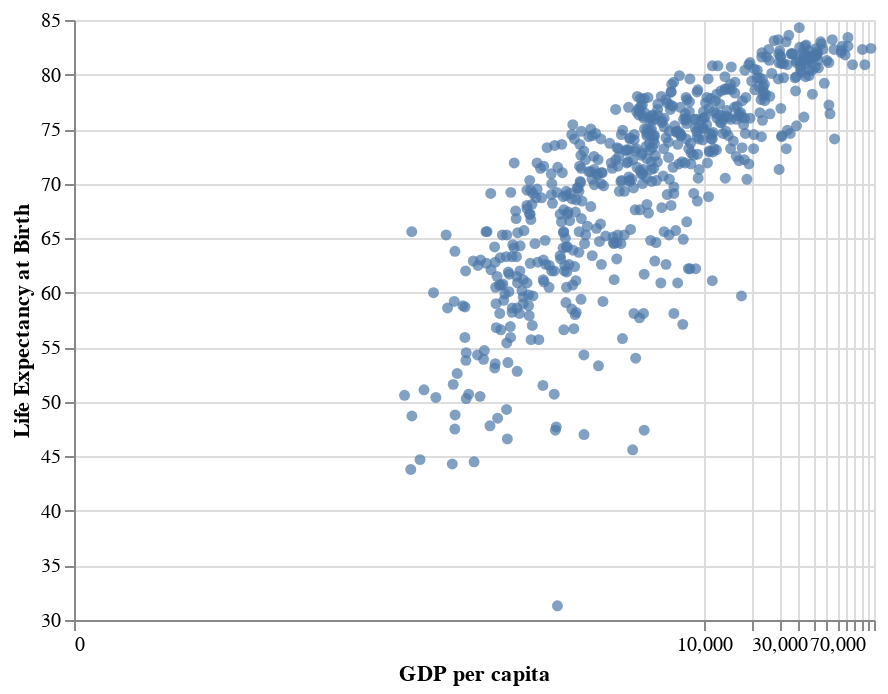

This figure's notebook cell:
### Markdown cell above
<!-- BEGIN QUESTION -->

### Question 1b. Changing axis scale

Try a different scale by modifying the `type = ...` argument of `alt.Scale` in the cell below. Look at the [altair documentation](https://altair-viz.github.io/user_guide/generated/core/altair.Scale.html) for a list of the possible types.

### Code cell
# try another axis scale
alt.Chart(data).mark_circle().encode(
    x = alt.X('GDP per capita', scale = alt.Scale(type = 'symlog')), # your turn here
    y = alt.Y('Life Expectancy', title = 'Life Expectancy at Birth', scale = alt.Scale(zero = False))
)

### Figure 1 — Vega-Lite specification as saved in the notebook (floating-point values rounded to 4 significant figures; data arrays with more than 128 entries replaced by an {"elided": "..."} marker saying what was removed)
{"config": {"view": {"continuousWidth": 400, "continuousHeight": 300}}, "data": {"name": "data-29977ff87bd5cb58512af82a56f9552e"}, "mark": "circle", "encoding": {"x": {"field": "GDP per capita", "scale": {"type": "symlog"}, "type": "quantitative"}, "y": {"field": "Life Expectancy", "scale": {"zero": false}, "title": "Life Expectancy at Birth", "type": "quantitative"}}, "$schema": "https://vega.github.io/schema/vega-lite/v4.17.0.json", "datasets": {"data-29977ff87bd5cb58512af82a56f9552e": {"elided": "620 records"}}}
